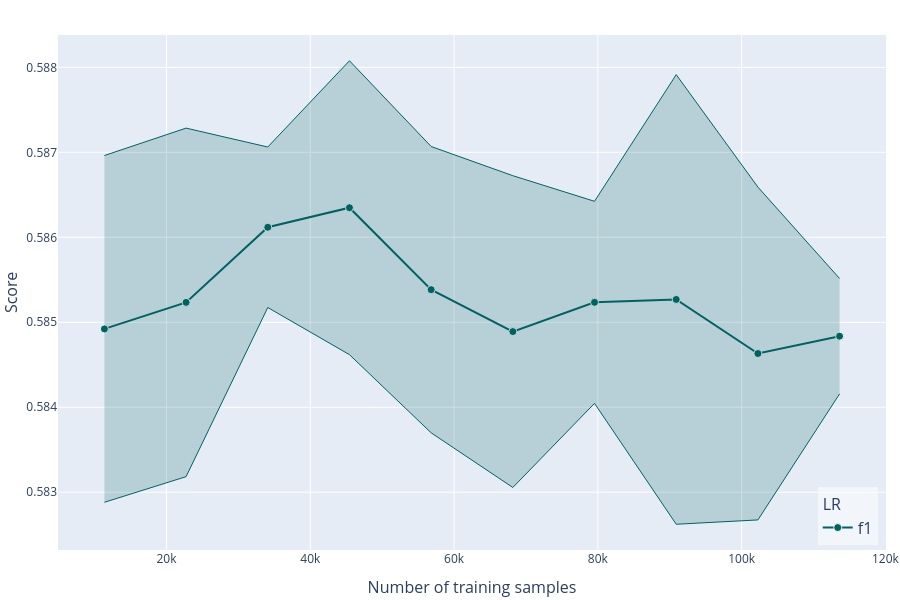

Notebook code cell kept with this figure:
### Code cell
# Plote os resultados de train sizing
experionml.plot_learning_curve()

### Figure 1 — Plotly figure (JSON) as saved in the notebook; plotly's stock layout.template omitted (floating-point values rounded to 4 significant figures)
{"data": [{"hovertemplate": "(%{x}, %{y})<extra>LR - f1</extra>", "legendgroup": "LR", "legendgrouptitle": {"font": {"size": 16}, "text": "LR"}, "line": {"color": "rgb(0, 98, 98)", "dash": "solid", "width": 2}, "marker": {"color": "rgb(0, 98, 98)", "line": {"color": "rgba(255, 255, 255, 0.9)", "width": 1}, "size": 8, "symbol": "circle"}, "mode": "lines+markers", "name": "f1", "showlegend": true, "type": "scatter", "x": [11362, 22724, 34087, 45449, 56812, 68174, 79536, 90899, 102261, 113624], "xaxis": "x", "y": [0.5849, 0.5852, 0.5861, 0.5863, 0.5854, 0.5849, 0.5852, 0.5853, 0.5846, 0.5848], "yaxis": "y"}, {"hovertemplate": "%{y}<extra>upper bound</extra>", "legendgroup": "LR", "line": {"color": "rgb(0, 98, 98)", "width": 1}, "mode": "lines", "showlegend": false, "type": "scatter", "x": [11362, 22724, 34087, 45449, 56812, 68174, 79536, 90899, 102261, 113624], "xaxis": "x", "y": [0.587, 0.5873, 0.5871, 0.5881, 0.5871, 0.5867, 0.5864, 0.5879, 0.5866, 0.5855], "yaxis": "y"}, {"fill": "tonexty", "fillcolor": "rgba(0, 98, 98, 0.2)", "hovertemplate": "%{y}<extra>lower bound</extra>", "legendgroup": "LR", "line": {"color": "rgb(0, 98, 98)", "width": 1}, "mode": "lines", "showlegend": false, "type": "scatter", "x": [11362, 22724, 34087, 45449, 56812, 68174, 79536, 90899, 102261, 113624], "xaxis": "x", "y": [0.5829, 0.5832, 0.5852, 0.5846, 0.5837, 0.5831, 0.584, 0.5826, 0.5827, 0.5842], "yaxis": "y"}], "layout": {"font": {"size": 12}, "height": 600, "hoverlabel": {"font": {"size": 16}}, "legend": {"bgcolor": "rgba(255, 255, 255, 0.5)", "font": {"size": 16}, "groupclick": "togglegroup", "traceorder": "grouped", "x": 0.99, "xanchor": "right", "y": 0.01, "yanchor": "bottom"}, "margin": {"b": 50, "l": 50, "pad": 0, "r": 0, "t": 35}, "showlegend": true, "title": {"font": {"size": 24}, "pad": {"b": 15, "t": 15}, "x": 0.5, "xanchor": "center", "xref": "paper", "y": 1, "yanchor": "top"}, "width": 900, "xaxis": {"anchor": "y", "automargin": true, "domain": [0.0, 1.0], "title": {"font": {"size": 16}, "text": "Number of training samples"}}, "yaxis": {"anchor": "x", "automargin": true, "domain": [0.0, 1.0], "title": {"font": {"size": 16}, "text": "Score"}}}}
